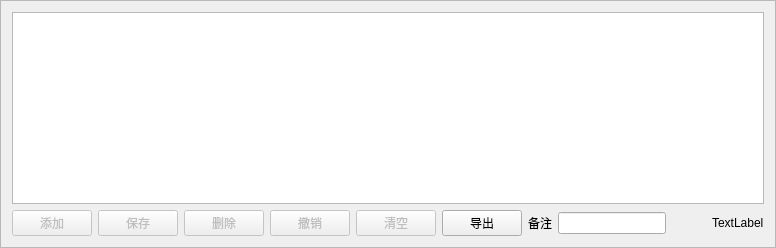
          <widget class="QFrame" name="frame_2">
           <property name="sizePolicy">
            <sizepolicy hsizetype="Preferred" vsizetype="Expanding">
             <horstretch>0</horstretch>
             <verstretch>0</verstretch>
            </sizepolicy>
           </property>
           <property name="frameShape">
            <enum>QFrame::StyledPanel</enum>
           </property>
           <property name="frameShadow">
            <enum>QFrame::Raised</enum>
           </property>
           <layout class="QVBoxLayout" name="verticalLayout">
            <item>
             <widget class="QTableView" name="tableMain">
              <property name="font">
               <font>
                <weight>75</weight>
                <bold>true</bold>
               </font>
              </property>
             </widget>
            </item>
            <item>
             <widget class="QWidget" name="widgetTop" native="true">
              <layout class="QHBoxLayout" name="horizontalLayout_4">
               <property name="leftMargin">
                <number>0</number>
               </property>
               <property name="topMargin">
                <number>0</number>
               </property>
               <property name="rightMargin">
                <number>0</number>
               </property>
               <property name="bottomMargin">
                <number>0</number>
               </property>
               <item>
                <widget class="QPushButton" name="btnAdd">
                 <property name="enabled">
                  <bool>false</bool>
                 </property>
                 <property name="minimumSize">
                  <size>
                   <width>80</width>
                   <height>0</height>
                  </size>
                 </property>
                 <property name="text">
                  <string>添加</string>
                 </property>
                 <property name="icon">
                  <iconset resource="../../other/main.qrc">
                   <normaloff>:/imageTest/btn_add.png</normaloff>:/imageTest/btn_add.png</iconset>
                 </property>
                 <property name="iconSize">
                  <size>
                   <width>18</width>
                   <height>18</height>
                  </size>
                 </property>
                </widget>
               </item>
               <item>
                <widget class="QPushButton" name="btnSave">
                 <property name="enabled">
                  <bool>false</bool>
                 </property>
                 <property name="minimumSize">
                  <size>
                   <width>80</width>
                   <height>0</height>
                  </size>
                 </property>
                 <property name="text">
                  <string>保存</string>
                 </property>
                 <property name="icon">
                  <iconset resource="../../other/main.qrc">
                   <normaloff>:/imageTest/btn_ok.png</normaloff>:/imageTest/btn_ok.png</iconset>
                 </property>
                 <property name="iconSize">
                  <size>
                   <width>18</width>
                   <height>18</height>
                  </size>
                 </property>
                </widget>
               </item>
               <item>
                <widget class="QPushButton" name="btnDelete">
                 <property name="enabled">
                  <bool>false</bool>
                 </property>
                 <property name="minimumSize">
                  <size>
                   <width>80</width>
                   <height>0</height>
                  </size>
                 </property>
                 <property name="text">
                  <string>删除</string>
                 </property>
                 <property name="icon">
                  <iconset resource="../../other/main.qrc">
                   <normaloff>:/imageTest/btn_close.png</normaloff>:/imageTest/btn_close.png</iconset>
                 </property>
                 <property name="iconSize">
                  <size>
                   <width>18</width>
                   <height>18</height>
                  </size>
                 </property>
                </widget>
               </item>
               <item>
                <widget class="QPushButton" name="btnReturn">
                 <property name="enabled">
                  <bool>false</bool>
                 </property>
                 <property name="minimumSize">
                  <size>
                   <width>80</width>
                   <height>0</height>
                  </size>
                 </property>
                 <property name="text">
                  <string>撤销</string>
                 </property>
                 <property name="icon">
                  <iconset resource="../../other/main.qrc">
                   <normaloff>:/imageTest/btn_set.png</normaloff>:/imageTest/btn_set.png</iconset>
                 </property>
                 <property name="iconSize">
                  <size>
                   <width>18</width>
                   <height>18</height>
                  </size>
                 </property>
                </widget>
               </item>
               <item>
                <widget class="QPushButton" name="btnClear">
                 <property name="enabled">
                  <bool>false</bool>
                 </property>
                 <property name="minimumSize">
                  <size>
                   <width>80</width>
                   <height>0</height>
                  </size>
                 </property>
                 <property name="text">
                  <string>清空</string>
                 </property>
                 <property name="icon">
                  <iconset resource="../../other/main.qrc">
                   <normaloff>:/imageTest/btn_delete.png</normaloff>:/imageTest/btn_delete.png</iconset>
                 </property>
                 <property name="iconSize">
                  <size>
                   <width>18</width>
                   <height>18</height>
                  </size>
                 </property>
                </widget>
               </item>
               <item>
                <widget class="QPushButton" name="button_export">
                 <property name="minimumSize">
                  <size>
                   <width>80</width>
                   <height>0</height>
                  </size>
                 </property>
                 <property name="text">
                  <string>导出</string>
                 </property>
                </widget>
               </item>
               <item>
                <widget class="QLabel" name="label_20">
                 <property name="text">
                  <string>备注</string>
                 </property>
                </widget>
               </item>
               <item>
                <widget class="QLineEdit" name="lineEdit_remark"/>
               </item>
               <item>
                <spacer name="horizontalSpacer">
                 <property name="orientation">
                  <enum>Qt::Horizontal</enum>
                 </property>
                 <property name="sizeHint" stdset="0">
                  <size>
                   <width>40</width>
                   <height>20</height>
                  </size>
                 </property>
                </spacer>
               </item>
               <item>
                <widget class="QLabel" name="labInfo1">
                 <property name="text">
                  <string>TextLabel</string>
                 </property>
                </widget>
               </item>
              </layout>
             </widget>
            </item>
           </layout>
          </widget>
